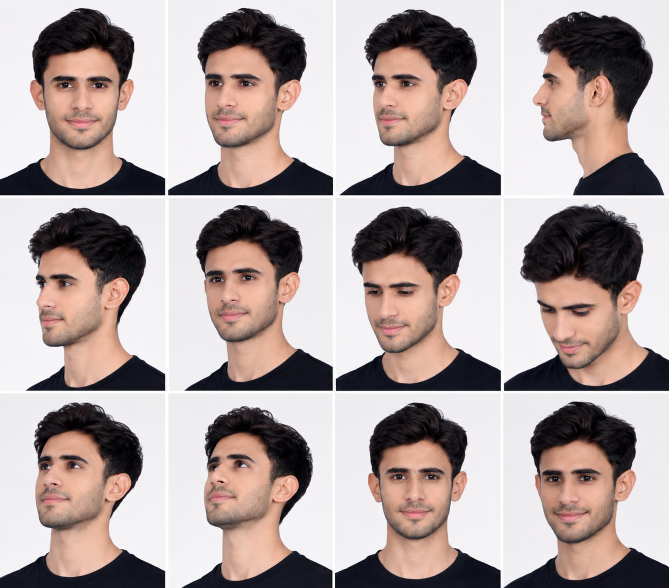
#> input picture data/Aryamann/img1.jpg, 1338 x 1176 px (shown at 1/2 size); its folder holds only this picture in this run
$ python 03_build_dataset_matrix.py
#> lines starting #> are read from the running program, lines starting #| are printed output that depends on the picture
### shared/utils.py
"""General utility helpers for image loading, preprocessing, and output folders."""

from __future__ import annotations

from pathlib import Path
from typing import Iterable

import cv2
import matplotlib.pyplot as plt
import numpy as np

from shared.math_helpers import normalize_image

IMAGE_SIZE: tuple[int, int] = (64, 64)
SUPPORTED_IMAGE_EXTENSIONS: tuple[str, ...] = (".jpg", ".jpeg", ".png", ".bmp", ".webp")
PROJECT_ROOT = Path(__file__).resolve().parent.parent
_FACE_CASCADE: cv2.CascadeClassifier | None = None


def ensure_output_directories() -> None:
    """Create output directories used by the project if they do not exist."""
    for relative_path in ("outputs/images", "outputs/plots", "outputs/models"):
        (PROJECT_ROOT / relative_path).mkdir(parents=True, exist_ok=True)
#> in load_and_preprocess, image is the input picture: shape (1176, 1338, 3); mean B, G, R 160.4, 162.5, 176.6
#> in preprocess_image_array, `grayscale = cv2.cvtColor(image, cv2.COLOR_BGR2GRAY)`:
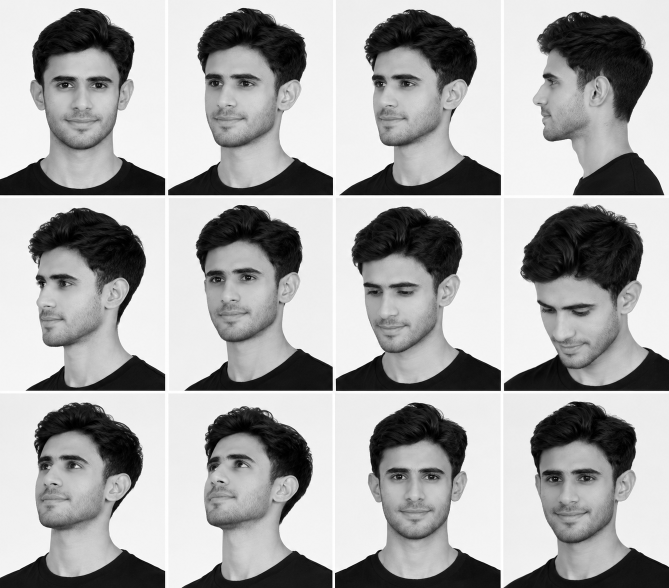
#> grayscale: shape (1176, 1338) (shown at 1/2 size); min 0, max 255, mean 166.5


# [12 lines left out: function iter_image_files, not called in this run]


def get_face_cascade() -> cv2.CascadeClassifier:
    """Load and cache the OpenCV Haar cascade used for face-focused preprocessing."""
    global _FACE_CASCADE
    if _FACE_CASCADE is None:
        cascade_path = Path(cv2.data.haarcascades) / "haarcascade_frontalface_default.xml"
        cascade = cv2.CascadeClassifier(str(cascade_path))
        if cascade.empty():
            raise RuntimeError(f"Could not load Haar cascade from: {cascade_path}")
        _FACE_CASCADE = cascade
    return _FACE_CASCADE


def crop_to_largest_face(image: np.ndarray, padding_ratio: float = 0.35) -> np.ndarray:
    """Crop around the largest detected face, with padding for forehead and chin."""
#> called with padding_ratio = 0.35
    if image.ndim == 2:
        grayscale = image
    else:
        grayscale = cv2.cvtColor(image, cv2.COLOR_BGR2GRAY)

    detections = get_face_cascade().detectMultiScale(
        grayscale,
        scaleFactor=1.1,
        minNeighbors=5,
        minSize=(60, 60),
    )
#> detections = 13 rows, first 6: [27, 502, 167, 167], [374, 92, 188, 188], [57, 87, 214, 214], [694, 93, 187, 187], [372, 477, 197, 197], [689, 506, 192, 192]
    if len(detections) == 0:
        return image

    x_coord, y_coord, width, height = max(detections, key=lambda rect: rect[2] * rect[3])
#> x_coord = 6; y_coord = 445; width = 300; height = 300
    padding_x = int(width * padding_ratio)
#> padding_x = 105
    padding_y = int(height * padding_ratio)
#> padding_y = 105

    x_start = max(0, x_coord - padding_x)
#> x_start = 0
    y_start = max(0, y_coord - padding_y)
#> y_start = 340
    x_end = min(image.shape[1], x_coord + width + padding_x)
#> x_end = 411
    y_end = min(image.shape[0], y_coord + height + padding_y)
#> y_end = 850
    return image[y_start:y_end, x_start:x_end]
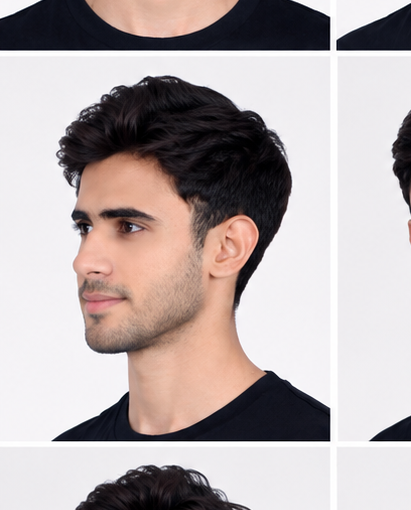
#> returned value: shape (510, 411, 3); mean of channels 0, 1, 2 170.6, 171, 181.3; drawn as B, G, R


def preprocess_image_array(image: np.ndarray) -> np.ndarray:
    """Convert a raw image array to a normalized grayscale 64x64 matrix."""
    if image is None or image.size == 0:
        raise ValueError("Received an empty image array for preprocessing.")

    if image.ndim == 2:
        grayscale = image
    elif image.ndim == 3:
        grayscale = cv2.cvtColor(image, cv2.COLOR_BGR2GRAY)
    else:
        raise ValueError(
            "Image arrays must be either grayscale (2D) or color (3D). "
            f"Received shape {image.shape}."
        )

    # Focus on the face when possible so background pixels matter less.
    face_focused = crop_to_largest_face(image) if max(image.shape[:2]) > 96 else image
    if face_focused.ndim == 2:
        grayscale = face_focused
    else:
        grayscale = cv2.cvtColor(face_focused, cv2.COLOR_BGR2GRAY)
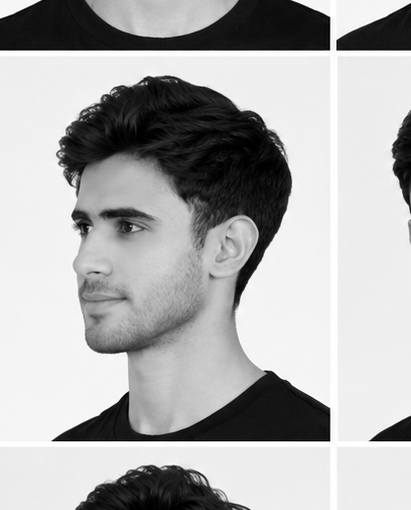
#> grayscale: shape (510, 411); min 0, max 255, mean 174.1

    # Normalize lighting differences to make webcam and training photos more comparable.
    grayscale = cv2.equalizeHist(grayscale)
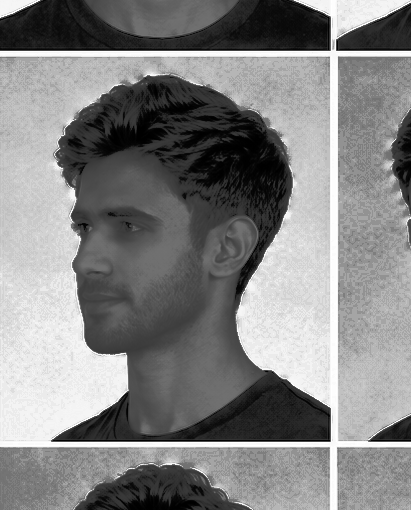
#> grayscale: shape (510, 411); min 0, max 255, mean 131
    resized = cv2.resize(grayscale, IMAGE_SIZE, interpolation=cv2.INTER_AREA)
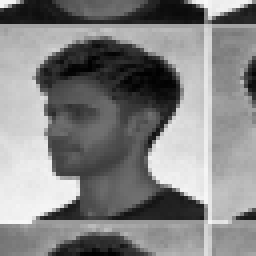
#> resized: shape (64, 64) (shown 4 times larger); min 1, max 249, mean 131.1
    return normalize_image(resized)


def load_and_preprocess(image_path: str | Path) -> np.ndarray:
    """Load an image from disk and convert it to a normalized 64x64 matrix."""
    path = Path(image_path)
    if not path.is_absolute():
        path = PROJECT_ROOT / path
    if not path.exists():
        raise FileNotFoundError(f"Image file not found: {path}")

    image = cv2.imread(str(path))
    if image is None:
        raise ValueError(
            f"OpenCV could not read the image at {path}. "
            "Please verify that the file is a valid image."
        )
    return preprocess_image_array(image)


# [25 lines left out: functions get_first_image, save_message_figure, not called in this run]

### shared/math_helpers.py
"""Mathematical helper functions used across the teaching demos."""

from __future__ import annotations

import numpy as np


def normalize_image(matrix: np.ndarray) -> np.ndarray:
    """Normalize an image matrix to the range [0, 1]."""
    array = np.asarray(matrix, dtype=np.float32)
    if array.size == 0:
        raise ValueError("Cannot normalize an empty image matrix.")
    if array.max() > 1.0:
        array = array / 255.0
    return np.clip(array, 0.0, 1.0)


def flatten_matrix(matrix: np.ndarray) -> np.ndarray:
    """Flatten a 2D image matrix into a 1D feature vector."""
    array = np.asarray(matrix, dtype=np.float32)
    if array.ndim != 2:
        raise ValueError(
            f"Expected a 2D matrix to flatten, but received shape {array.shape}."
        )
    return array.reshape(-1)


# [10 lines left out: function euclidean_distance, not called in this run]

### shared/dataset.py
"""Dataset loading utilities for face images stored in person-specific folders."""

from __future__ import annotations

from collections import Counter
from pathlib import Path

import numpy as np

from shared.math_helpers import flatten_matrix
from shared.utils import PROJECT_ROOT, load_and_preprocess


def load_dataset(data_dir: str | Path = "data") -> tuple[np.ndarray, np.ndarray, list[str]]:
    """Load face images into a dataset matrix X and label vector y."""
    root = Path(data_dir)
    if not root.is_absolute():
        root = PROJECT_ROOT / root

    if not root.exists():
        raise FileNotFoundError(
            f"Dataset directory not found: {root}. "
            "Create folders such as `data/Aryamann/` and add images inside."
        )

    person_directories = sorted(path for path in root.iterdir() if path.is_dir())
    if not person_directories:
        raise FileNotFoundError(
            "No identity folders were found in `data/`. "
            "Create folders like `data/Aryamann/` and place face images inside them."
        )

    feature_rows: list[np.ndarray] = []
    labels: list[int] = []
    label_names: list[str] = []
    unreadable_files: list[Path] = []

    for label_index, person_dir in enumerate(person_directories):
        image_paths = sorted(
            path
            for path in person_dir.iterdir()
            if path.is_file() and path.suffix.lower() in {".jpg", ".jpeg", ".png", ".bmp", ".webp"}
        )
        if not image_paths:
            continue

        label_names.append(person_dir.name)
        for image_path in image_paths:
            try:
                matrix = load_and_preprocess(image_path)
            except (FileNotFoundError, ValueError):
                unreadable_files.append(image_path)
                continue
            feature_rows.append(flatten_matrix(matrix))
            labels.append(len(label_names) - 1)
#> pass 2 of the loop in load_dataset, `for label_index, person_dir in enumerate(person_directories):`:
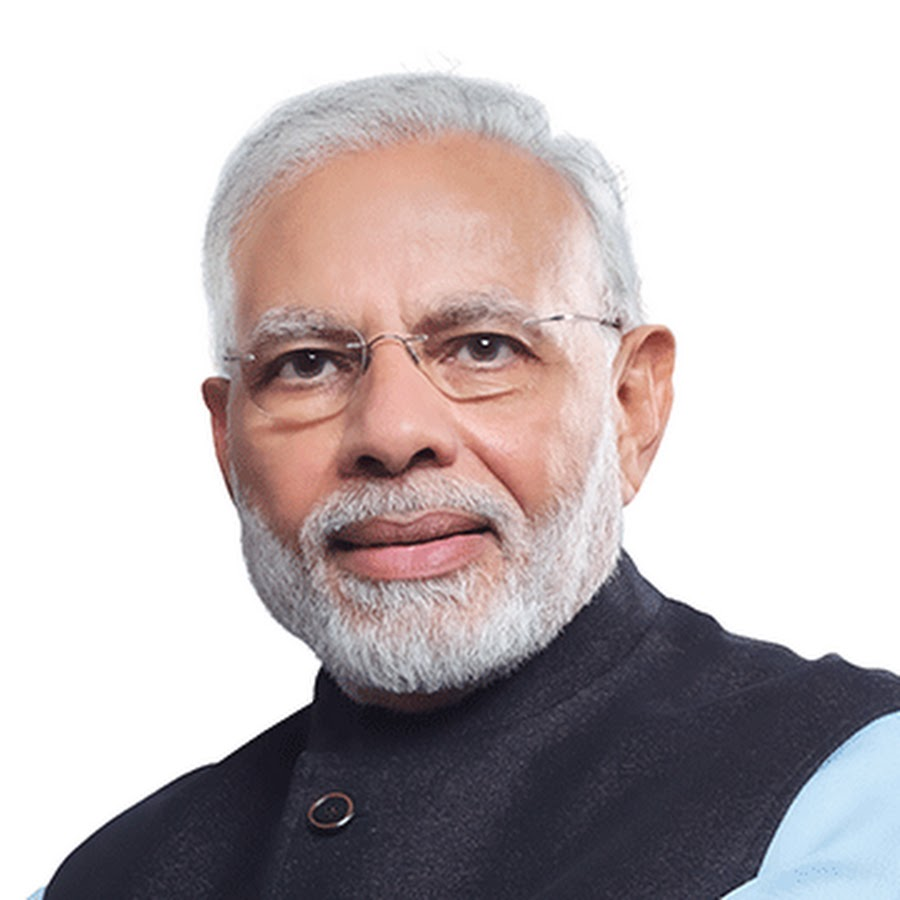
#> input picture data/Person2/img1.jpg, 900 x 900 px
#> in load_and_preprocess, image is the input picture: shape (900, 900, 3); mean B, G, R 187.1, 185.8, 194.3
#> in preprocess_image_array (call 2), `grayscale = cv2.cvtColor(image, cv2.COLOR_BGR2GRAY)`:
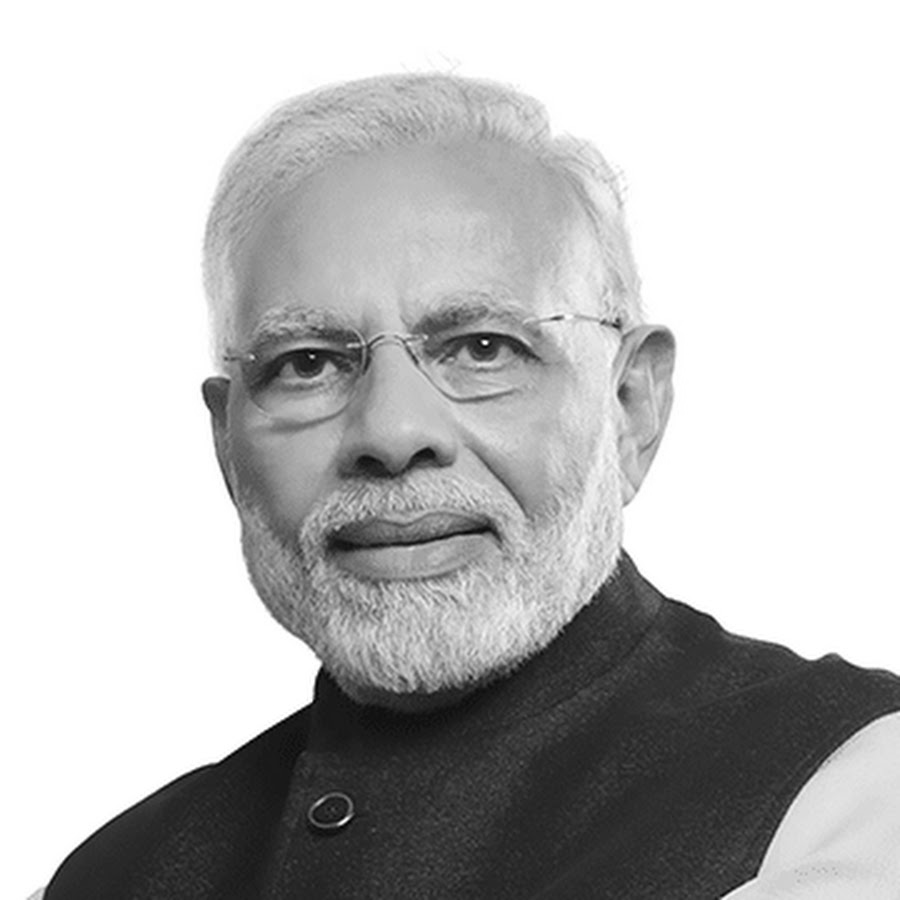
#> grayscale: shape (900, 900); min 1, max 255, mean 188.5
#> in preprocess_image_array (call 2), `resized = cv2.resize(grayscale, IMAGE_SIZE, interpolation=cv2.INTER_AR..`:
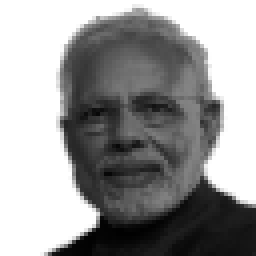
#> resized: shape (64, 64) (shown 4 times larger); min 1, max 255, mean 153.8

    if not feature_rows:
        message = (
            "No valid images could be loaded from the dataset. "
            "Check that your files are readable images inside `data/<person_name>/`."
        )
        if unreadable_files:
            message += f" Unreadable files: {', '.join(str(path.name) for path in unreadable_files[:5])}."
        raise ValueError(message)

    X = np.vstack(feature_rows).astype(np.float32)
    y = np.asarray(labels, dtype=np.int32)

    if unreadable_files:
        preview = ", ".join(path.name for path in unreadable_files[:5])
        print(
            "[dataset] Skipped unreadable image files:",
            preview if len(unreadable_files) <= 5 else f"{preview}, ...",
        )

    distribution = Counter(y.tolist())
    print("[dataset] Loaded dataset summary:")
    for index, count in sorted(distribution.items()):
        print(f"  - {label_names[index]}: {count} image(s)")

    return X, y, label_names

### concepts/03_build_dataset_matrix.py
"""Concept 03: Building a dataset matrix from many face vectors.

Mathematical idea:
    X in R^(n x 4096)

Why it matters in AI:
    A machine learning dataset is a matrix where each row is one example.
    For face recognition, each row is one flattened face image.
"""

from __future__ import annotations

import sys
from collections import Counter
from pathlib import Path

PROJECT_ROOT = Path(__file__).resolve().parents[1]
if str(PROJECT_ROOT) not in sys.path:
    sys.path.insert(0, str(PROJECT_ROOT))

import matplotlib.pyplot as plt
import numpy as np

from shared.dataset import load_dataset
from shared.utils import PROJECT_ROOT, ensure_output_directories, save_message_figure


def main() -> int:
    """Run the dataset matrix demo."""
    print("\n[03] Build Dataset Matrix")
    print("We stack face vectors row by row to create a dataset matrix X.\n")

    ensure_output_directories()
    output_path = PROJECT_ROOT / "outputs/images/03_build_dataset_matrix.png"

    try:
        X, y, label_names = load_dataset()
#> y = [0, 1]; label_names = ['Aryamann', 'Person2']
    except (FileNotFoundError, ValueError) as error:
        print(f"[03] {error}")
        save_message_figure(output_path, "03 Build Dataset Matrix", str(error))
        return 0

    print(f"[03] Dataset matrix shape: {X.shape}")
#| [03] Dataset matrix shape: (2, 4096)
    print(f"[03] Label vector shape: {y.shape}")
#| [03] Label vector shape: (2,)
    print("[03] Label distribution:")
    for label_index, count in sorted(Counter(y.tolist()).items()):
        print(f"  - {label_names[label_index]}: {count} sample(s)")
#> this loop made 2 passes
#> (label_index, count) on passes 1 to 2: (0, 1), (1, 1)
#|   - Aryamann: 1 sample(s)
#|   - Person2: 1 sample(s)

    preview_rows = min(10, len(X))
#> preview_rows = 2
    figure, axis = plt.subplots(figsize=(12, 5))
    heatmap = axis.imshow(X[:preview_rows], aspect="auto", cmap="viridis")
    axis.set_title("Dataset Matrix Preview")
    axis.set_xlabel("Feature index (0 to 4095)")
    axis.set_ylabel("Sample index")
    axis.set_yticks(range(preview_rows))
    axis.set_yticklabels([label_names[y[index]] for index in range(preview_rows)])
    figure.colorbar(heatmap, ax=axis, label="Normalized intensity")
    figure.tight_layout()
    figure.savefig(output_path, dpi=150)
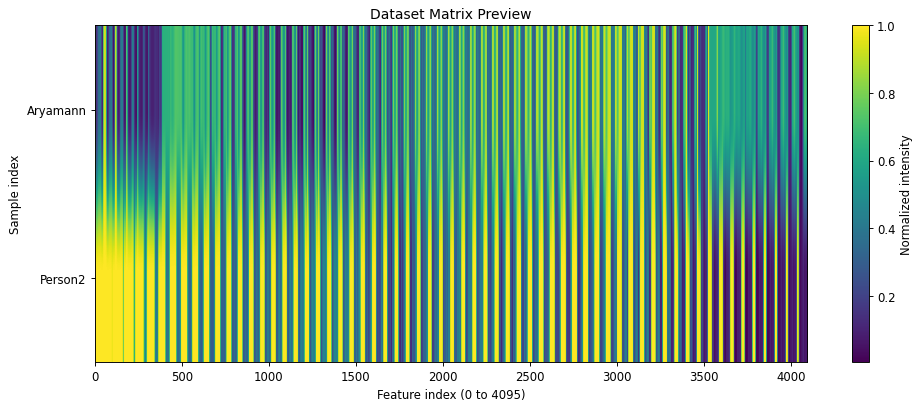
#> figure drawn by matplotlib, 2 panels
    plt.close(figure)

    print(f"[03] Saved visual output to: {output_path}")
    return 0


if __name__ == "__main__":
    sys.exit(main())
#> (the program exits here)
